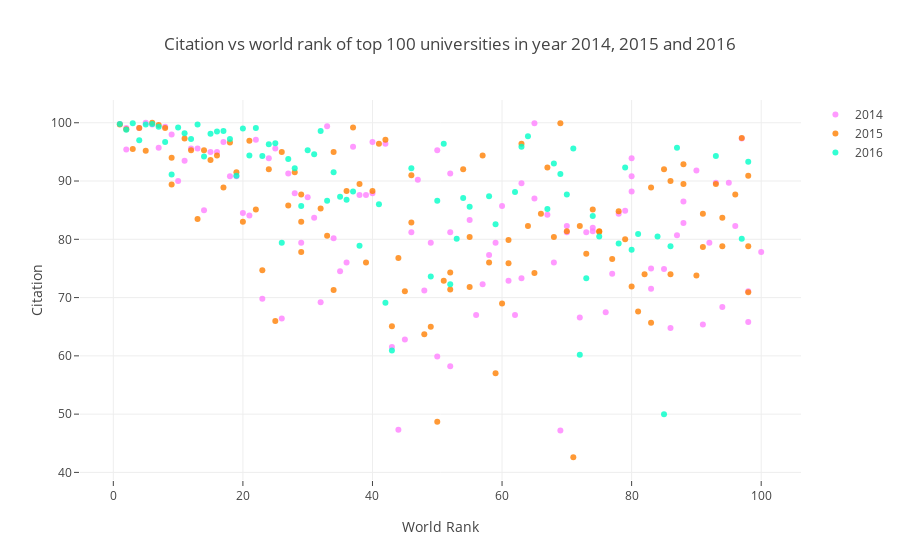

The cell this chart's notebook holds for it:
### Code cell
# Create a list to add traces
data = [trace_2014, trace_2015, trace_2016]

layout = dict(title = 'Citation vs world rank of top 100 universities in year 2014, 2015 and 2016',
              xaxis= dict(title= 'World Rank',ticklen= 5,zeroline= False),
              yaxis= dict(title= 'Citation',ticklen= 5,zeroline= False))
fig2 = dict(data = data, layout = layout)
iplot(fig2)

### Figure 1 — Plotly figure (JSON) as saved in the notebook; plotly's stock layout.template omitted (floating-point values rounded to 4 significant figures)
{"data": [{"marker": {"color": "rgba(255, 128, 255, 0.8)"}, "mode": "markers", "name": "2014", "text": ["California Institute of Technology", "Harvard University", "University of Oxford", "Stanford University", "Massachusetts Institute of Technology", "Princeton University", "University of Cambridge", "University of California, Berkeley", "University of Chicago", "Imperial College London", "Yale University", "University of California, Los Angeles", "Columbia University", "ETH Zurich – Swiss Federal Institute of Technology Zurich", "Johns Hopkins University", "University of Pennsylvania", "Duke University", "University of Michigan", "Cornell University", "University of Toronto", "University College London", "Northwestern University", "University of Tokyo", "Carnegie Mellon University", "University of Washington", "National University of Singapore", "University of Texas at Austin", "Georgia Institute of Technology", "University of Illinois at Urbana-Champaign", "University of Wisconsin-Madison", "University of British Columbia", "London School of Economics and Political Science", "University of California, Santa Barbara", "University of Melbourne", "McGill University", "Karolinska Institute", "École Polytechnique Fédérale de Lausanne", "King’s College London", "University of Edinburgh", "New York University", "University of California, San Diego", "Washington University in St Louis", "University of Hong Kong", "Seoul National University", "Peking University", "University of Minnesota", "University of North Carolina at Chapel Hill", "Australian National University", "Pennsylvania State University", "Boston University", "Tsinghua University", "Brown University", "Kyoto University", "University of California, Davis", "LMU Munich", "Korea Advanced Institute of Science and Technology (KAIST)", "Hong Kong University of Science and Technology", "University of Manchester", "Ohio State University", "Pohang University of Science and Technology", "KU Leuven", "Purdue University", "The University of Queensland", "University of Göttingen", "Rice University", "École Normale Supérieure", "Leiden University", "Heidelberg University", "Delft University of Technology", "University of Southern California", "École Polytechnique", "University of Sydney", "Erasmus University Rotterdam", "University of Basel", "Utrecht University", "Nanyang Technological University", "Wageningen University and Research Center", "University of Pittsburgh", "University of Bristol", "Durham University", "Emory University", "Tufts University", "Michigan State University", "University of Amsterdam", "Ghent University", "Free University of Berlin", "Technical University of Munich", "Case Western Reserve University", "Vanderbilt University", "University of Notre Dame", "Monash University", "McMaster University", "University of California, Irvine", "Humboldt University of Berlin", "University of Rochester", "Pierre and Marie Curie University", "University of Colorado Boulder", "Maastricht University", "University of Groningen", "University of Helsinki"], "type": "scatter", "uid": "e34119cb-b91e-4a4d-a10e-8cb06c541cf5", "x": ["1", "2", "2", "4", "5", "6", "7", "8", "9", "10", "11", "12", "13", "14", "15", "16", "17", "18", "19", "20", "21", "22", "23", "24", "25", "26", "27", "28", "29", "30", "31", "32", "33", "34", "35", "36", "37", "38", "39", "40", "40", "42", "43", "44", "45", "46", "47", "48", "49", "50", "50", "52", "52", "52", "55", "56", "57", "58", "59", "60", "61", "62", "63", "63", "65", "65", "67", "68", "69", "70", "70", "72", "73", "74", "74", "76", "77", "78", "79", "80", "80", "80", "83", "83", "85", "86", "87", "88", "88", "90", "91", "92", "93", "94", "95", "96", "97", "98", "98", "100"], "y": [99.8, 99.1, 95.4, 99.1, 100, 99.7, 95.7, 99.3, 98, 90, 93.5, 95.6, 95.6, 85, 95, 95, 96.7, 90.8, 90.8, 84.5, 84.1, 97.1, 69.8, 93.9, 95.6, 66.4, 91.3, 87.9, 79.4, 87.2, 83.7, 69.2, 99.4, 80.2, 74.5, 76, 95.9, 87.6, 87.6, 87.9, 96.7, 96.4, 61.5, 47.3, 62.8, 81.2, 90.2, 71.2, 79.4, 95.3, 59.9, 91.3, 58.2, 81.2, 83.3, 67, 72.3, 77.3, 79.4, 85.7, 72.9, 67, 73.3, 89.6, 99.9, 87, 84.2, 76, 47.2, 81.2, 82.3, 66.6, 81.2, 81.4, 82, 67.5, 74.1, 84.4, 84.9, 88.2, 90.8, 93.9, 71.5, 75, 74.9, 64.8, 80.7, 82.8, 86.5, 91.8, 65.4, 79.4, 89.7, 68.4, 89.7, 82.3, 97.3, 65.8, 71.1, 77.8]}, {"marker": {"color": "rgba(255, 128, 2, 0.8)"}, "mode": "markers", "name": "2015", "text": ["California Institute of Technology", "Harvard University", "University of Oxford", "Stanford University", "University of Cambridge", "Massachusetts Institute of Technology", "Princeton University", "University of California, Berkeley", "Imperial College London", "Yale University", "University of Chicago", "University of California, Los Angeles", "ETH Zurich – Swiss Federal Institute of Technology Zurich", "Columbia University", "Johns Hopkins University", "University of Pennsylvania", "University of Michigan", "Duke University", "Cornell University", "University of Toronto", "Northwestern University", "University College London", "University of Tokyo", "Carnegie Mellon University", "National University of Singapore", "University of Washington", "Georgia Institute of Technology", "University of Texas at Austin", "LMU Munich", "University of Illinois at Urbana-Champaign", "University of Wisconsin-Madison", "University of British Columbia", "University of Melbourne", "London School of Economics and Political Science", "École Polytechnique Fédérale de Lausanne", "University of Edinburgh", "University of California, Santa Barbara", "New York University", "McGill University", "King’s College London", "University of California, San Diego", "Washington University in St Louis", "University of Hong Kong", "Karolinska Institute", "Australian National University", "University of Minnesota", "University of North Carolina at Chapel Hill", "Peking University", "Tsinghua University", "Seoul National University", "Hong Kong University of Science and Technology", "Korea Advanced Institute of Science and Technology (KAIST)", "University of Manchester", "Brown University", "KU Leuven", "University of California, Davis", "Boston University", "Pennsylvania State University", "Kyoto University", "University of Sydney", "Nanyang Technological University", "École Polytechnique", "Scuola Normale Superiore di Pisa", "Leiden University", "The University of Queensland", "Pohang University of Science and Technology", "University of Göttingen", "Ohio State University", "Rice University", "Heidelberg University", "Delft University of Technology", "Erasmus University Rotterdam", "Wageningen University and Research Center", "University of Bristol", "University of Basel", "University of Southern California", "University of Amsterdam", "École Normale Supérieure", "Utrecht University", "Humboldt University of Berlin", "Free University of Berlin", "Michigan State University", "Durham University", "Monash University", "Middle East Technical University", "University of Arizona", "University of Notre Dame", "Tufts University", "University of California, Irvine", "Ghent University", "University of Massachusetts", "University of Pittsburgh", "Emory University", "McMaster University", "University of Glasgow", "Vanderbilt University", "University of Colorado Boulder", "Stockholm University", "Technical University of Munich", "Uppsala University"], "type": "scatter", "uid": "74e34447-7315-4639-92b5-0fab33e7817b", "x": ["1", "2", "3", "4", "5", "6", "7", "8", "9", "9", "11", "12", "13", "14", "15", "16", "17", "18", "19", "20", "21", "22", "23", "24", "25", "26", "27", "28", "29", "29", "29", "32", "33", "34", "34", "36", "37", "38", "39", "40", "41", "42", "43", "44", "45", "46", "46", "48", "49", "50", "51", "52", "52", "54", "55", "55", "57", "58", "59", "60", "61", "61", "63", "64", "65", "66", "67", "68", "69", "70", "71", "72", "73", "74", "75", "75", "77", "78", "79", "80", "81", "82", "83", "83", "85", "86", "86", "88", "88", "90", "91", "91", "93", "94", "94", "96", "97", "98", "98", "98"], "y": [99.7, 98.9, 95.5, 99.1, 95.2, 100, 99.6, 99.1, 89.4, 94, 97.3, 95.3, 83.5, 95.3, 93.6, 94.4, 88.9, 96.6, 91.5, 83, 96.9, 85.1, 74.7, 92, 66, 95, 85.8, 91.5, 83, 77.8, 87.7, 85.3, 80.6, 71.3, 95, 88.3, 99.2, 89.5, 76, 88.3, 96.4, 97.1, 65.1, 76.8, 71.1, 82.9, 91, 63.7, 65, 48.7, 72.9, 71.4, 74.3, 92, 71.8, 80.4, 94.4, 76, 57, 69, 75.9, 79.9, 96.4, 82.3, 74.2, 84.4, 92.3, 80.4, 99.9, 81.4, 42.6, 82.3, 77.5, 85.1, 81.4, 81.3, 76.6, 84.8, 80, 71.9, 67.6, 74, 88.9, 65.7, 92, 74, 90, 92.9, 89.5, 73.8, 78.7, 84.4, 89.5, 78.8, 83.7, 87.7, 97.4, 90.9, 78.8, 70.9]}, {"marker": {"color": "rgba(0, 255, 200, 0.8)"}, "mode": "markers", "name": "2016", "text": ["California Institute of Technology", "University of Oxford", "Stanford University", "University of Cambridge", "Massachusetts Institute of Technology", "Harvard University", "Princeton University", "Imperial College London", "ETH Zurich – Swiss Federal Institute of Technology Zurich", "University of Chicago", "Johns Hopkins University", "Yale University", "University of California, Berkeley", "University College London", "Columbia University", "University of California, Los Angeles", "University of Pennsylvania", "Cornell University", "University of Toronto", "Duke University", "University of Michigan", "Carnegie Mellon University", "London School of Economics and Political Science", "University of Edinburgh", "Northwestern University", "National University of Singapore", "King’s College London", "Karolinska Institute", "LMU Munich", "New York University", "École Polytechnique Fédérale de Lausanne", "University of Washington", "University of Melbourne", "University of British Columbia", "KU Leuven", "University of Illinois at Urbana-Champaign", "Heidelberg University", "McGill University", "University of California, San Diego", "University of California, Santa Barbara", "Georgia Institute of Technology", "Peking University", "University of Tokyo", "University of California, Davis", "University of Hong Kong", "University of Texas at Austin", "Tsinghua University", "Wageningen University and Research Center", "Humboldt University of Berlin", "University of Wisconsin-Madison", "Brown University", "Australian National University", "Technical University of Munich", "École Normale Supérieure", "Nanyang Technological University", "University of Manchester", "University of Sydney", "University of Amsterdam", "Hong Kong University of Science and Technology", "The University of Queensland", "Washington University in St Louis", "Utrecht University", "University of North Carolina at Chapel Hill", "Boston University", "Delft University of Technology", "University of Minnesota", "Leiden University", "University of Southern California", "University of Bristol", "Durham University", "Erasmus University Rotterdam", "Free University of Berlin", "Monash University", "University of Groningen", "Pennsylvania State University", "University of Glasgow", "University of Helsinki", "University of Tübingen", "University of Pittsburgh", "University of Warwick", "Uppsala University", "University of Copenhagen", "University of New South Wales", "University of Freiburg", "Seoul National University", "University of St Andrews", "Vanderbilt University", "Kyoto University", "Maastricht University", "Emory University", "Lund University", "Ohio State University", "University of Exeter", "University of Bonn", "Georgetown University", "McMaster University", "University of Sheffield", "Queen Mary University of London", "University of Göttingen", "Michigan State University"], "type": "scatter", "uid": "f6bfcbc5-e71d-4f28-8658-639f624ddd34", "x": ["1", "2", "3", "4", "5", "6", "7", "8", "9", "10", "11", "12", "13", "14", "15", "16", "17", "18", "19", "20", "21", "22", "23", "24", "25", "26", "27", "28", "29", "30", "31", "32", "33", "34", "35", "36", "37", "38", "=39", "=39", "41", "42", "43", "=44", "=44", "46", "=47", "=47", "49", "50", "51", "52", "53", "54", "55", "=56", "=56", "58", "59", "=60", "=60", "62", "63", "64", "=65", "=65", "67", "68", "69", "70", "71", "72", "73", "74", "75", "=76", "=76", "78", "79", "80", "81", "=82", "=82", "84", "85", "86", "87", "=88", "=88", "=90", "=90", "=90", "93", "=94", "=94", "=94", "97", "98", "=99", "=99"], "y": [99.8, 98.8, 99.9, 97, 99.7, 99.8, 99.3, 96.7, 91.1, 99.2, 98.2, 97.2, 99.7, 94.2, 98.1, 98.5, 98.6, 97.2, 90.9, 99, 94.4, 99.1, 94.3, 96.3, 96.5, 79.4, 93.8, 92.2, 85.7, 95.3, 94.6, 98.6, 86.6, 91.5, 87.3, 86.8, 88.2, 78.9, 98.7, 99.2, 86, 69.1, 60.9, 84.3, 70.1, 92.2, 58.8, 87.8, 73.6, 86.6, 96.4, 72.3, 80.1, 87.1, 85.6, 77.3, 77.5, 87.4, 82.6, 82.4, 99.2, 88.1, 95.9, 97.7, 61.5, 88, 85.2, 93, 91.2, 87.7, 95.6, 60.2, 73.3, 84, 80.5, 92.3, 82.1, 79.3, 92.3, 78.2, 80.9, 86.2, 82.1, 80.5, 50, 78.8, 95.7, 46.6, 82.7, 96.7, 81.3, 83.2, 94.3, 85.3, 82.5, 84.9, 80.1, 93.3, 72.7, 76.8]}], "layout": {"title": {"text": "Citation vs world rank of top 100 universities in year 2014, 2015 and 2016"}, "xaxis": {"ticklen": 5, "title": {"text": "World Rank"}, "zeroline": false}, "yaxis": {"ticklen": 5, "title": {"text": "Citation"}, "zeroline": false}}}
